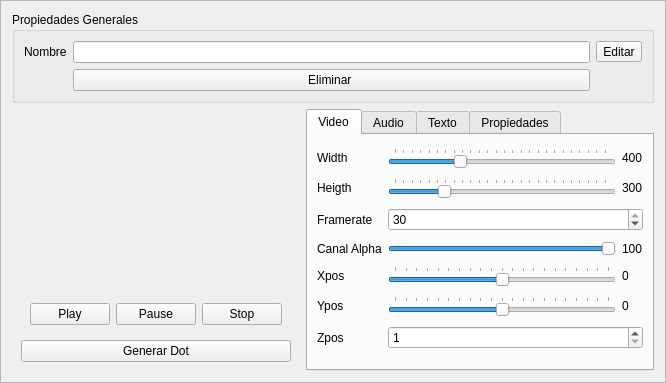
<?xml version="1.0" encoding="UTF-8"?>
<ui version="4.0">
 <class>WidgetGeneric</class>
 <widget class="QFrame" name="WidgetGeneric">
  <property name="geometry">
   <rect>
    <x>0</x>
    <y>0</y>
    <width>582</width>
    <height>364</height>
   </rect>
  </property>
  <property name="sizePolicy">
   <sizepolicy hsizetype="Preferred" vsizetype="Fixed">
    <horstretch>0</horstretch>
    <verstretch>0</verstretch>
   </sizepolicy>
  </property>
  <property name="windowTitle">
   <string>Frame</string>
  </property>
  <property name="frameShape">
   <enum>QFrame::StyledPanel</enum>
  </property>
  <property name="frameShadow">
   <enum>QFrame::Raised</enum>
  </property>
  <layout class="QGridLayout" name="gridLayout_4">
   <item row="0" column="0" colspan="2">
    <widget class="QGroupBox" name="GroupBoxGeneralSettings">
     <property name="minimumSize">
      <size>
       <width>0</width>
       <height>0</height>
      </size>
     </property>
     <property name="title">
      <string>Propiedades Generales</string>
     </property>
     <layout class="QGridLayout" name="LayoutGeneralSettings">
      <item row="0" column="1">
       <widget class="QLineEdit" name="LineEditName">
        <property name="maxLength">
         <number>20</number>
        </property>
        <property name="readOnly">
         <bool>true</bool>
        </property>
       </widget>
      </item>
      <item row="2" column="1">
       <widget class="QPushButton" name="ButtonDelete">
        <property name="text">
         <string>Eliminar </string>
        </property>
        <property name="icon">
         <iconset theme="edit-delete">
          <normaloff/>
         </iconset>
        </property>
        <property name="iconSize">
         <size>
          <width>22</width>
          <height>22</height>
         </size>
        </property>
       </widget>
      </item>
      <item row="0" column="0">
       <widget class="QLabel" name="LabelName">
        <property name="text">
         <string>Nombre</string>
        </property>
       </widget>
      </item>
      <item row="0" column="2" colspan="2">
       <widget class="QToolButton" name="ToolButtonEditName">
        <property name="sizePolicy">
         <sizepolicy hsizetype="Preferred" vsizetype="Fixed">
          <horstretch>0</horstretch>
          <verstretch>0</verstretch>
         </sizepolicy>
        </property>
        <property name="text">
         <string>Editar</string>
        </property>
        <property name="icon">
         <iconset theme="edit-rename">
          <normaloff/>
         </iconset>
        </property>
        <property name="iconSize">
         <size>
          <width>22</width>
          <height>22</height>
         </size>
        </property>
        <property name="checkable">
         <bool>true</bool>
        </property>
        <property name="toolButtonStyle">
         <enum>Qt::ToolButtonTextBesideIcon</enum>
        </property>
       </widget>
      </item>
     </layout>
    </widget>
   </item>
   <item row="1" column="0">
    <widget class="QWidget" name="WidgetPreviewAndButtons" native="true">
     <property name="sizePolicy">
      <sizepolicy hsizetype="Fixed" vsizetype="Fixed">
       <horstretch>0</horstretch>
       <verstretch>0</verstretch>
      </sizepolicy>
     </property>
     <layout class="QVBoxLayout" name="verticalLayout">
      <item>
       <widget class="QWidget" name="WidgetPreview" native="true">
        <property name="sizePolicy">
         <sizepolicy hsizetype="Minimum" vsizetype="Minimum">
          <horstretch>0</horstretch>
          <verstretch>0</verstretch>
         </sizepolicy>
        </property>
        <property name="minimumSize">
         <size>
          <width>170</width>
          <height>170</height>
         </size>
        </property>
       </widget>
      </item>
      <item>
       <widget class="QWidget" name="WidgetButtons" native="true">
        <property name="sizePolicy">
         <sizepolicy hsizetype="Fixed" vsizetype="Fixed">
          <horstretch>0</horstretch>
          <verstretch>0</verstretch>
         </sizepolicy>
        </property>
        <layout class="QHBoxLayout" name="horizontalLayout_3">
         <item>
          <widget class="QPushButton" name="ButtonPlay">
           <property name="text">
            <string>Play</string>
           </property>
          </widget>
         </item>
         <item>
          <widget class="QPushButton" name="ButtonPause">
           <property name="text">
            <string>Pause</string>
           </property>
          </widget>
         </item>
         <item>
          <widget class="QPushButton" name="ButtonStop">
           <property name="text">
            <string>Stop</string>
           </property>
          </widget>
         </item>
        </layout>
       </widget>
      </item>
      <item>
       <widget class="QPushButton" name="ButtonDot">
        <property name="text">
         <string>Generar Dot</string>
        </property>
        <property name="checkable">
         <bool>false</bool>
        </property>
       </widget>
      </item>
     </layout>
     <zorder>WidgetButtons</zorder>
     <zorder>WidgetPreview</zorder>
     <zorder>ButtonDot</zorder>
    </widget>
   </item>
   <item row="1" column="1">
    <widget class="QTabWidget" name="TabWidget">
     <property name="currentIndex">
      <number>0</number>
     </property>
     <widget class="QWidget" name="TabVideo">
      <attribute name="title">
       <string>Video</string>
      </attribute>
      <layout class="QGridLayout" name="LayoutVideoSettings">
       <item row="5" column="2">
        <widget class="QLabel" name="LabelXposValue">
         <property name="text">
          <string>0</string>
         </property>
        </widget>
       </item>
       <item row="6" column="0">
        <widget class="QLabel" name="LabelYpos">
         <property name="text">
          <string>Ypos</string>
         </property>
        </widget>
       </item>
       <item row="5" column="1">
        <widget class="QSlider" name="SliderXpos">
         <property name="enabled">
          <bool>true</bool>
         </property>
         <property name="minimum">
          <number>-2000</number>
         </property>
         <property name="maximum">
          <number>2000</number>
         </property>
         <property name="orientation">
          <enum>Qt::Horizontal</enum>
         </property>
         <property name="tickPosition">
          <enum>QSlider::TicksAbove</enum>
         </property>
         <property name="tickInterval">
          <number>200</number>
         </property>
        </widget>
       </item>
       <item row="3" column="2">
        <widget class="QLabel" name="LabelAlphaValue">
         <property name="text">
          <string>100</string>
         </property>
        </widget>
       </item>
       <item row="2" column="1" colspan="2">
        <widget class="QSpinBox" name="SpinBoxFramerate">
         <property name="minimum">
          <number>1</number>
         </property>
         <property name="maximum">
          <number>30</number>
         </property>
         <property name="value">
          <number>30</number>
         </property>
        </widget>
       </item>
       <item row="6" column="2">
        <widget class="QLabel" name="LabelYposValue">
         <property name="text">
          <string>0</string>
         </property>
        </widget>
       </item>
       <item row="1" column="1">
        <widget class="QSlider" name="SliderHeight">
         <property name="minimum">
          <number>10</number>
         </property>
         <property name="maximum">
          <number>1280</number>
         </property>
         <property name="singleStep">
          <number>2</number>
         </property>
         <property name="value">
          <number>300</number>
         </property>
         <property name="orientation">
          <enum>Qt::Horizontal</enum>
         </property>
         <property name="tickPosition">
          <enum>QSlider::TicksAbove</enum>
         </property>
         <property name="tickInterval">
          <number>50</number>
         </property>
        </widget>
       </item>
       <item row="3" column="1">
        <widget class="QSlider" name="SliderAlpha">
         <property name="enabled">
          <bool>true</bool>
         </property>
         <property name="maximum">
          <number>100</number>
         </property>
         <property name="value">
          <number>100</number>
         </property>
         <property name="orientation">
          <enum>Qt::Horizontal</enum>
         </property>
        </widget>
       </item>
       <item row="0" column="2">
        <widget class="QLabel" name="LabelWidthValue">
         <property name="text">
          <string>400</string>
         </property>
        </widget>
       </item>
       <item row="2" column="0">
        <widget class="QLabel" name="LabelFramerate">
         <property name="text">
          <string>Framerate</string>
         </property>
        </widget>
       </item>
       <item row="6" column="1">
        <widget class="QSlider" name="SliderYpos">
         <property name="enabled">
          <bool>true</bool>
         </property>
         <property name="minimum">
          <number>-2000</number>
         </property>
         <property name="maximum">
          <number>2000</number>
         </property>
         <property name="orientation">
          <enum>Qt::Horizontal</enum>
         </property>
         <property name="tickPosition">
          <enum>QSlider::TicksAbove</enum>
         </property>
         <property name="tickInterval">
          <number>200</number>
         </property>
        </widget>
       </item>
       <item row="1" column="2">
        <widget class="QLabel" name="LabelHeightValue">
         <property name="text">
          <string>300</string>
         </property>
        </widget>
       </item>
       <item row="1" column="0">
        <widget class="QLabel" name="LabelHeight">
         <property name="text">
          <string>Heigth</string>
         </property>
        </widget>
       </item>
       <item row="0" column="1">
        <widget class="QSlider" name="SliderWidth">
         <property name="minimum">
          <number>10</number>
         </property>
         <property name="maximum">
          <number>1280</number>
         </property>
         <property name="singleStep">
          <number>2</number>
         </property>
         <property name="value">
          <number>400</number>
         </property>
         <property name="orientation">
          <enum>Qt::Horizontal</enum>
         </property>
         <property name="tickPosition">
          <enum>QSlider::TicksAbove</enum>
         </property>
         <property name="tickInterval">
          <number>50</number>
         </property>
        </widget>
       </item>
       <item row="0" column="0">
        <widget class="QLabel" name="LabelWidth">
         <property name="text">
          <string>Width</string>
         </property>
        </widget>
       </item>
       <item row="5" column="0">
        <widget class="QLabel" name="LabelXpos">
         <property name="text">
          <string>Xpos</string>
         </property>
        </widget>
       </item>
       <item row="3" column="0">
        <widget class="QLabel" name="LabelAlpha">
         <property name="text">
          <string>Canal Alpha</string>
         </property>
        </widget>
       </item>
       <item row="7" column="0">
        <widget class="QLabel" name="LabelZpos">
         <property name="text">
          <string>Zpos</string>
         </property>
        </widget>
       </item>
       <item row="7" column="1" colspan="2">
        <widget class="QSpinBox" name="SpinBoxZpos">
         <property name="minimum">
          <number>1</number>
         </property>
         <property name="maximum">
          <number>10</number>
         </property>
        </widget>
       </item>
      </layout>
     </widget>
     <widget class="QWidget" name="TabAudio">
      <attribute name="title">
       <string>Audio</string>
      </attribute>
      <layout class="QGridLayout" name="LayoutAudioSettings"/>
     </widget>
     <widget class="QWidget" name="TabText">
      <attribute name="title">
       <string>Texto</string>
      </attribute>
      <layout class="QGridLayout" name="LayoutTextSettings">
       <item row="0" column="1">
        <widget class="QCheckBox" name="CheckBoxText">
         <property name="sizePolicy">
          <sizepolicy hsizetype="Fixed" vsizetype="Fixed">
           <horstretch>0</horstretch>
           <verstretch>0</verstretch>
          </sizepolicy>
         </property>
         <property name="text">
          <string>Mostrar Texto</string>
         </property>
        </widget>
       </item>
       <item row="1" column="0">
        <widget class="QLabel" name="LabelText">
         <property name="text">
          <string>Texto</string>
         </property>
        </widget>
       </item>
       <item row="1" column="1" colspan="3">
        <widget class="QLineEdit" name="LineEditText">
         <property name="enabled">
          <bool>false</bool>
         </property>
         <property name="text">
          <string>texto</string>
         </property>
         <property name="maxLength">
          <number>100</number>
         </property>
        </widget>
       </item>
       <item row="2" column="0">
        <widget class="QLabel" name="LabelXposText">
         <property name="text">
          <string>Xpos</string>
         </property>
        </widget>
       </item>
       <item row="2" column="1" colspan="3">
        <widget class="QSlider" name="SliderXposText">
         <property name="enabled">
          <bool>false</bool>
         </property>
         <property name="sizePolicy">
          <sizepolicy hsizetype="Expanding" vsizetype="Fixed">
           <horstretch>0</horstretch>
           <verstretch>0</verstretch>
          </sizepolicy>
         </property>
         <property name="maximum">
          <number>100</number>
         </property>
         <property name="orientation">
          <enum>Qt::Horizontal</enum>
         </property>
         <property name="tickPosition">
          <enum>QSlider::TicksAbove</enum>
         </property>
         <property name="tickInterval">
          <number>10</number>
         </property>
        </widget>
       </item>
       <item row="2" column="4">
        <widget class="QLabel" name="LabelXposValueText">
         <property name="sizePolicy">
          <sizepolicy hsizetype="Fixed" vsizetype="Preferred">
           <horstretch>0</horstretch>
           <verstretch>0</verstretch>
          </sizepolicy>
         </property>
         <property name="text">
          <string>0</string>
         </property>
        </widget>
       </item>
       <item row="3" column="0">
        <widget class="QLabel" name="LabelYposText">
         <property name="text">
          <string>Ypos</string>
         </property>
        </widget>
       </item>
       <item row="3" column="1" colspan="3">
        <widget class="QSlider" name="SliderYposText">
         <property name="enabled">
          <bool>false</bool>
         </property>
         <property name="sizePolicy">
          <sizepolicy hsizetype="Expanding" vsizetype="Fixed">
           <horstretch>0</horstretch>
           <verstretch>0</verstretch>
          </sizepolicy>
         </property>
         <property name="maximum">
          <number>100</number>
         </property>
         <property name="orientation">
          <enum>Qt::Horizontal</enum>
         </property>
         <property name="tickPosition">
          <enum>QSlider::TicksAbove</enum>
         </property>
         <property name="tickInterval">
          <number>10</number>
         </property>
        </widget>
       </item>
       <item row="3" column="4">
        <widget class="QLabel" name="LabelYposValueText">
         <property name="sizePolicy">
          <sizepolicy hsizetype="Fixed" vsizetype="Preferred">
           <horstretch>0</horstretch>
           <verstretch>0</verstretch>
          </sizepolicy>
         </property>
         <property name="text">
          <string>0</string>
         </property>
        </widget>
       </item>
       <item row="4" column="0">
        <widget class="QLabel" name="LabelFont">
         <property name="text">
          <string>Fuente</string>
         </property>
        </widget>
       </item>
       <item row="4" column="1" colspan="3">
        <widget class="QFontComboBox" name="FontComboBox">
         <property name="enabled">
          <bool>false</bool>
         </property>
         <property name="fontFilters">
          <set>QFontComboBox::AllFonts</set>
         </property>
        </widget>
       </item>
       <item row="5" column="0">
        <widget class="QLabel" name="LabelTextSize">
         <property name="text">
          <string>Tamaño</string>
         </property>
        </widget>
       </item>
       <item row="5" column="1">
        <widget class="QSpinBox" name="SpinBoxTextSize">
         <property name="enabled">
          <bool>false</bool>
         </property>
         <property name="minimum">
          <number>8</number>
         </property>
         <property name="maximum">
          <number>72</number>
         </property>
        </widget>
       </item>
       <item row="5" column="2">
        <widget class="QLabel" name="LabelStyle">
         <property name="text">
          <string>Estilo</string>
         </property>
        </widget>
       </item>
       <item row="5" column="3">
        <widget class="QComboBox" name="ComboBoxStyle">
         <property name="enabled">
          <bool>false</bool>
         </property>
         <item>
          <property name="text">
           <string>Normal</string>
          </property>
         </item>
         <item>
          <property name="text">
           <string>Negrita</string>
          </property>
         </item>
         <item>
          <property name="text">
           <string>Cursiva</string>
          </property>
         </item>
         <item>
          <property name="text">
           <string>Negrita y Cursiva</string>
          </property>
         </item>
        </widget>
       </item>
      </layout>
     </widget>
     <widget class="QWidget" name="TabNoProperties">
      <attribute name="title">
       <string>Propiedades</string>
      </attribute>
      <layout class="QVBoxLayout" name="verticalLayout_2">
       <item>
        <widget class="QLabel" name="label">
         <property name="text">
          <string>No existen propiedades</string>
         </property>
         <property name="textFormat">
          <enum>Qt::AutoText</enum>
         </property>
         <property name="alignment">
          <set>Qt::AlignCenter</set>
         </property>
        </widget>
       </item>
      </layout>
     </widget>
    </widget>
   </item>
  </layout>
 </widget>
 <resources/>
 <connections/>
</ui>
